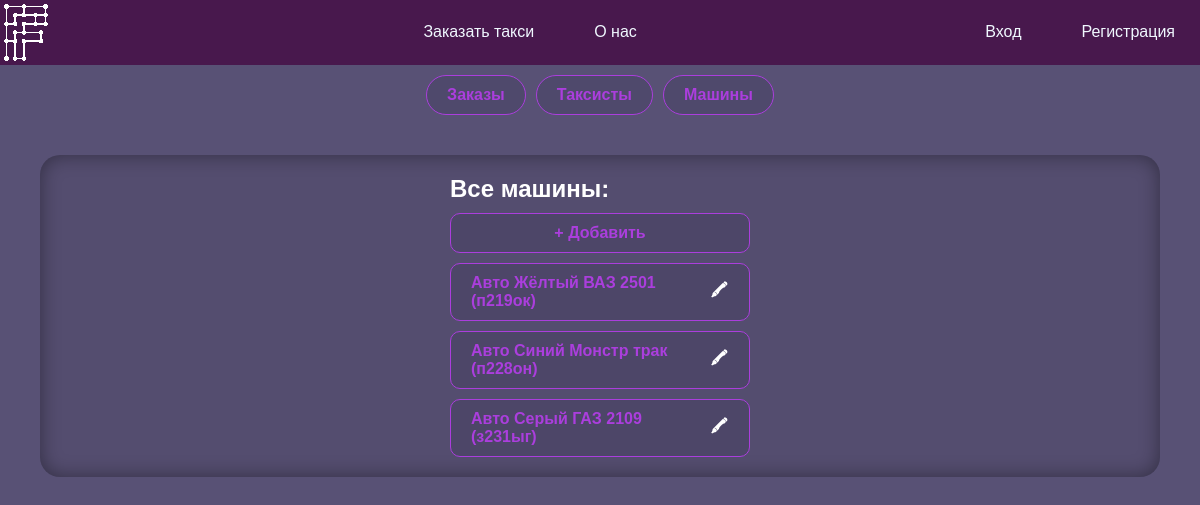
Page /admin.php?tool=cars on the committed database.
### tables this page shows
CREATE TABLE `cars` (
  `id` int(11) NOT NULL,
  `passport` varchar(16) NOT NULL,
  `name` varchar(30) NOT NULL,
  `number` text NOT NULL,
  `color` varchar(30) NOT NULL,
  `type` int(11) NOT NULL
);

### funcs/DBinteraction.php (called while the page is built, shortened)
<?php
function selectFrom($query, $way)
{
    if (trim($query) == null) {
        $_SESSION['result'] = "Вы передали пустой запрос.";
    } else {
    require "connect.php";
    $res = $con->query($query);
    switch ($way) {
        case "ALL":
            $output = $res->fetch_all(MYSQLI_ASSOC);
            break;
    }}
    return $output;
}

### funcs/listGenerator.php (the view, shortened to what this page needs)
<?php
function generateListItem($listItem, $listType)
{
?>
    <div class="accent brad10 flex jc-sb ai-c">
        <span>
            <?php
            switch ($listType) {
            ?>
                <?php
                case "car":
                ?>
                    Авто <?= $listItem['name'] ?> (<?= $listItem['number'] ?>)
            <?php
                    break;
            }
            ?>
        </span>
        <div class="flex g10">
            <?php
            switch ($listType) {
                case "car":
                    $href = "?tool=cars&edit=car&id=" . $listItem['id'];
                    break;
            }
            ?>
            <a href="<?= $href ?>" class="accent-invert">🖍</a>
        </div>
    </div>
<?php
}

### admin/toolCars.php (shortened to what this page needs)
<div class="flex column g20 wcenter">
    <?php
    require("./funcs/listGenerator.php");
    require_once("./funcs/DBinteraction.php");
    $query = "SELECT
    `cars`.`id`,
    CONCAT(`cars`.`color`, ' ', `cars`.`name`) AS `name`,
    `cars`.`number`,
    `car_types`.`name` AS `type`
    FROM
    `cars`
    INNER JOIN
    `car_types` ON `cars`.`type` = `car_types`.`id`
    LEFT JOIN
    `taxists` ON `cars`.`id` = `taxists`.`car`";
    $allCars = selectFrom($query, "ALL");
    ?>
    <div class="list flex column g10 wcenter">
        <h2>Все машины:</h2>
        <a href="?tool=cars&edit=car" class="accent ctrl-e brad10">+ Добавить</a>
        <?php
        foreach ($allCars as $allCar) {
            generateListItem($allCar, "car");
        }
        ?>
    </div>
</div>

### style.css (style rules this page uses)
*, a { margin: 0; border: 0; outline: 0; padding: 0; text-decoration: none; font-family: Arial, Helvetica, sans-serif; }
*, a, select[value], input[value] { color: white; }
body, input[value] { background-color: #585175; }
a, button { cursor: pointer; }
.list { width: 25%; min-width: 300px; }

### often.css (style rules this page uses)
.accent { border: #ab3edd 1px solid; border-radius: 25px; padding: 10px 20px; background-color: #40395c59; color: #ab3edd; font-weight: bold; transition: all 0.25s ease-out; }
.accent::placeholder { color: #ab3edd69; }
.accent span { color: #ab3edd; font-weight: bold; }
.accent-invert { height: 20px; width: 20px; display: flex; justify-content: center; align-items: center; border-radius: 0px; font-weight: bolder; transition: all 0.25s ease-out; }
.wcenter { margin: 0 auto; }
.g10 { gap: 10px; }
.g20 { gap: 20px; }
.brad10 { border-radius: 10px; }
.flex { display: flex; }
.column { flex-direction: column; }
.jc-sb { justify-content: space-between; }
.ai-c { align-items: center; }
.ctrl-e { text-align: center; }

### rows in the picture
cars: name "Жёлтый ВАЗ 2501", number "п219ок"
cars: name "Синий Монстр трак", number "п228он"
cars: name "Серый ГАЗ 2109", number "з231ыг"
